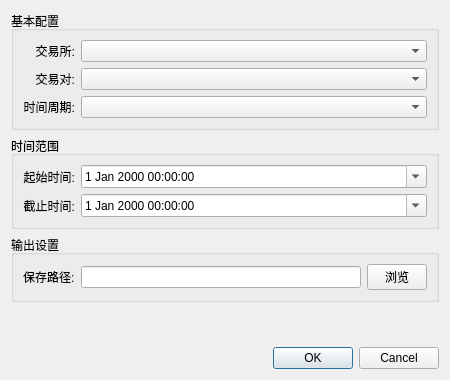
<?xml version="1.0" encoding="UTF-8"?>
<ui version="4.0">
 <class>DownloadDialog</class>
 <widget class="QDialog" name="DownloadDialog">
  <property name="geometry">
   <rect>
    <x>0</x>
    <y>0</y>
    <width>450</width>
    <height>380</height>
   </rect>
  </property>
  <property name="sizePolicy">
   <sizepolicy hsizetype="Fixed" vsizetype="Fixed">
    <horstretch>0</horstretch>
    <verstretch>0</verstretch>
   </sizepolicy>
  </property>
  <property name="windowTitle">
   <string>数据下载配置</string>
  </property>
  <layout class="QVBoxLayout" name="verticalLayout">
   <item>
    <widget class="QGroupBox" name="basicConfigGroupBox">
     <property name="title">
      <string>基本配置</string>
     </property>
     <layout class="QGridLayout" name="gridLayout">
      <item row="2" column="0">
       <widget class="QLabel" name="timeframeLabel">
        <property name="text">
         <string>时间周期:</string>
        </property>
        <property name="alignment">
         <set>Qt::AlignmentFlag::AlignRight|Qt::AlignmentFlag::AlignTrailing|Qt::AlignmentFlag::AlignVCenter</set>
        </property>
       </widget>
      </item>
      <item row="0" column="1">
       <widget class="QComboBox" name="exchangeComboBox">
        <property name="sizePolicy">
         <sizepolicy hsizetype="Expanding" vsizetype="Fixed">
          <horstretch>0</horstretch>
          <verstretch>0</verstretch>
         </sizepolicy>
        </property>
       </widget>
      </item>
      <item row="1" column="1">
       <widget class="QComboBox" name="symbolComboBox">
        <property name="sizePolicy">
         <sizepolicy hsizetype="Expanding" vsizetype="Fixed">
          <horstretch>0</horstretch>
          <verstretch>0</verstretch>
         </sizepolicy>
        </property>
       </widget>
      </item>
      <item row="1" column="0">
       <widget class="QLabel" name="symbolLabel">
        <property name="text">
         <string>交易对:</string>
        </property>
        <property name="alignment">
         <set>Qt::AlignmentFlag::AlignRight|Qt::AlignmentFlag::AlignTrailing|Qt::AlignmentFlag::AlignVCenter</set>
        </property>
       </widget>
      </item>
      <item row="2" column="1">
       <widget class="QComboBox" name="timeframeComboBox">
        <property name="sizePolicy">
         <sizepolicy hsizetype="Expanding" vsizetype="Fixed">
          <horstretch>0</horstretch>
          <verstretch>0</verstretch>
         </sizepolicy>
        </property>
       </widget>
      </item>
      <item row="0" column="0">
       <widget class="QLabel" name="exchangeLabel">
        <property name="text">
         <string>交易所:</string>
        </property>
        <property name="alignment">
         <set>Qt::AlignmentFlag::AlignRight|Qt::AlignmentFlag::AlignTrailing|Qt::AlignmentFlag::AlignVCenter</set>
        </property>
       </widget>
      </item>
     </layout>
    </widget>
   </item>
   <item>
    <widget class="QGroupBox" name="timeRangeGroupBox">
     <property name="title">
      <string>时间范围</string>
     </property>
     <layout class="QGridLayout" name="gridLayout_2">
      <item row="0" column="0">
       <widget class="QLabel" name="startTimeLabel">
        <property name="text">
         <string>起始时间:</string>
        </property>
        <property name="alignment">
         <set>Qt::AlignmentFlag::AlignRight|Qt::AlignmentFlag::AlignTrailing|Qt::AlignmentFlag::AlignVCenter</set>
        </property>
       </widget>
      </item>
      <item row="0" column="1">
       <widget class="QDateTimeEdit" name="startDateTimeEdit">
        <property name="sizePolicy">
         <sizepolicy hsizetype="Expanding" vsizetype="Fixed">
          <horstretch>0</horstretch>
          <verstretch>0</verstretch>
         </sizepolicy>
        </property>
        <property name="calendarPopup">
         <bool>true</bool>
        </property>
       </widget>
      </item>
      <item row="1" column="0">
       <widget class="QLabel" name="endTimeLabel">
        <property name="text">
         <string>截止时间:</string>
        </property>
        <property name="alignment">
         <set>Qt::AlignmentFlag::AlignRight|Qt::AlignmentFlag::AlignTrailing|Qt::AlignmentFlag::AlignVCenter</set>
        </property>
       </widget>
      </item>
      <item row="1" column="1">
       <widget class="QDateTimeEdit" name="endDateTimeEdit">
        <property name="sizePolicy">
         <sizepolicy hsizetype="Expanding" vsizetype="Fixed">
          <horstretch>0</horstretch>
          <verstretch>0</verstretch>
         </sizepolicy>
        </property>
        <property name="calendarPopup">
         <bool>true</bool>
        </property>
       </widget>
      </item>
     </layout>
    </widget>
   </item>
   <item>
    <widget class="QGroupBox" name="outputGroupBox">
     <property name="title">
      <string>输出设置</string>
     </property>
     <layout class="QHBoxLayout" name="horizontalLayout">
      <item>
       <widget class="QLabel" name="outputLabel">
        <property name="text">
         <string>保存路径:</string>
        </property>
       </widget>
      </item>
      <item>
       <widget class="QLineEdit" name="outputPathLineEdit">
        <property name="sizePolicy">
         <sizepolicy hsizetype="Expanding" vsizetype="Fixed">
          <horstretch>0</horstretch>
          <verstretch>0</verstretch>
         </sizepolicy>
        </property>
       </widget>
      </item>
      <item>
       <widget class="QPushButton" name="browseButton">
        <property name="maximumSize">
         <size>
          <width>60</width>
          <height>16777215</height>
         </size>
        </property>
        <property name="text">
         <string>浏览</string>
        </property>
       </widget>
      </item>
     </layout>
    </widget>
   </item>
   <item>
    <spacer name="verticalSpacer">
     <property name="orientation">
      <enum>Qt::Orientation::Vertical</enum>
     </property>
     <property name="sizeHint" stdset="0">
      <size>
       <width>20</width>
       <height>10</height>
      </size>
     </property>
    </spacer>
   </item>
   <item>
    <widget class="QDialogButtonBox" name="buttonBox">
     <property name="orientation">
      <enum>Qt::Orientation::Horizontal</enum>
     </property>
     <property name="standardButtons">
      <set>QDialogButtonBox::StandardButton::Cancel|QDialogButtonBox::StandardButton::Ok</set>
     </property>
    </widget>
   </item>
  </layout>
 </widget>
 <resources/>
 <connections>
  <connection>
   <sender>buttonBox</sender>
   <signal>accepted()</signal>
   <receiver>DownloadDialog</receiver>
   <slot>accept()</slot>
   <hints>
    <hint type="sourcelabel">
     <x>20</x>
     <y>20</y>
    </hint>
    <hint type="destinationlabel">
     <x>20</x>
     <y>20</y>
    </hint>
   </hints>
  </connection>
  <connection>
   <sender>buttonBox</sender>
   <signal>rejected()</signal>
   <receiver>DownloadDialog</receiver>
   <slot>reject()</slot>
   <hints>
    <hint type="sourcelabel">
     <x>20</x>
     <y>20</y>
    </hint>
    <hint type="destinationlabel">
     <x>20</x>
     <y>20</y>
    </hint>
   </hints>
  </connection>
 </connections>
</ui>
